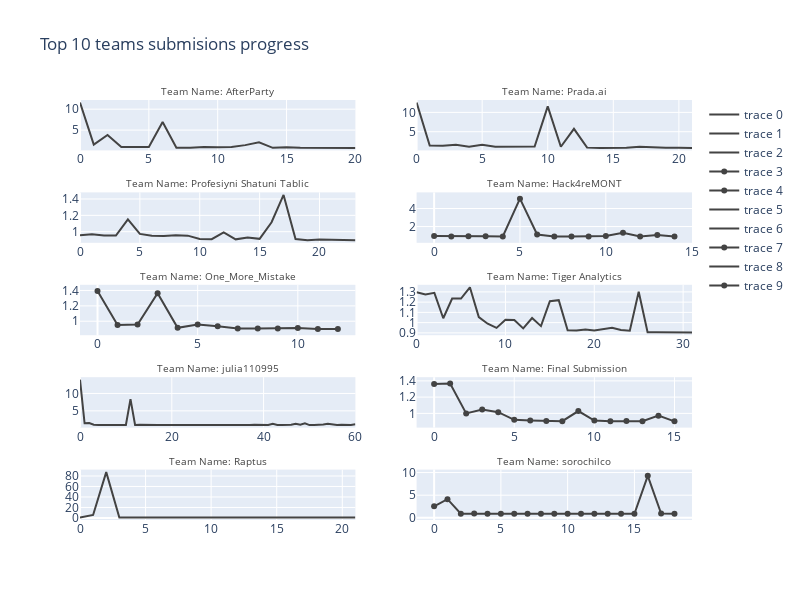

The code cell stored with this chart in its notebook:
### Code cell
fig = make_subplots(
    rows=5, cols=2, 
    subplot_titles=[f"Team Name: {team}" for team in teams]
)

fig.add_trace(
    go.Scatter(y=data[teams[0]], line=dict(color="rgb(67,67,67)")),
    row=1, col=1,
)

fig.add_trace(
    go.Scatter(y=data[teams[1]], line=dict(color="rgb(67,67,67)")),
    row=1, col=2
)

fig.add_trace(
    go.Scatter(y=data[teams[2]], line=dict(color="rgb(67,67,67)")),
    row=2, col=1
)

fig.add_trace(
    go.Scatter(y=data[teams[3]], line=dict(color="rgb(67,67,67)")),
    row=2, col=2
)

fig.add_trace(
    go.Scatter(y=data[teams[4]], line=dict(color="rgb(67,67,67)")),
    row=3, col=1
)

fig.add_trace(
    go.Scatter(y=data[teams[5]], line=dict(color="rgb(67,67,67)")),
    row=3, col=2
)

fig.add_trace(
    go.Scatter(y=data[teams[6]], line=dict(color="rgb(67,67,67)")),
    row=4, col=1
)

fig.add_trace(
    go.Scatter(y=data[teams[7]], line=dict(color="rgb(67,67,67)")),
    row=4, col=2
)


fig.add_trace(
    go.Scatter(y=data[teams[8]], line=dict(color="rgb(67,67,67)")),
    row=5, col=1
)

fig.add_trace(
    go.Scatter(y=data[teams[9]], line=dict(color="rgb(67,67,67)")),
    row=5, col=2
)


fig.update_layout(height=600, width=800, title_text="Top 10 teams submisions progress")

for i in fig['layout']['annotations']:
    i['font'] = dict(size=10,color='rgb(67,67,67)')

fig.show()

### Figure 1 — Plotly figure (JSON) as saved in the notebook; plotly's stock layout.template omitted (floating-point values rounded to 4 significant figures)
{"data": [{"line": {"color": "rgb(67,67,67)"}, "type": "scatter", "xaxis": "x", "y": [11.59, 1.514, 3.84, 0.9527, 0.9808, 0.9386, 6.941, 0.8006, 0.8006, 0.9572, 0.8902, 0.9333, 1.407, 2.068, 0.76, 0.9113, 0.786, 0.7518, 0.7599, 0.7482, 0.7482], "yaxis": "y"}, {"line": {"color": "rgb(67,67,67)"}, "type": "scatter", "xaxis": "x2", "y": [12.55, 1.427, 1.383, 1.603, 1.135, 1.603, 1.103, 1.142, 1.163, 1.172, 11.55, 1.106, 5.75, 0.8792, 0.8138, 0.8492, 0.817, 1.109, 0.8792, 0.8173, 0.8588, 0.8138], "yaxis": "y2"}, {"line": {"color": "rgb(67,67,67)"}, "type": "scatter", "xaxis": "x3", "y": [0.9575, 0.9697, 0.9528, 0.9519, 1.151, 0.9728, 0.9502, 0.9478, 0.9565, 0.9515, 0.9104, 0.9076, 0.9905, 0.9061, 0.9297, 0.9124, 1.116, 1.45, 0.91, 0.8947, 0.9044, 0.8989, 0.8963, 0.8947], "yaxis": "y3"}, {"line": {"color": "rgb(67,67,67)"}, "type": "scatter", "xaxis": "x4", "y": [0.9499, 0.9132, 0.9164, 0.9149, 0.8964, 5.087, 1.117, 0.8964, 0.898, 0.8974, 0.9558, 1.309, 0.8962, 1.059, 0.9081], "yaxis": "y4"}, {"line": {"color": "rgb(67,67,67)"}, "type": "scatter", "xaxis": "x5", "y": [1.392, 0.9496, 0.9562, 1.365, 0.9142, 0.9584, 0.9357, 0.905, 0.9042, 0.9048, 0.9119, 0.8999, 0.8999], "yaxis": "y5"}, {"line": {"color": "rgb(67,67,67)"}, "type": "scatter", "xaxis": "x6", "y": [1.297, 1.275, 1.291, 1.043, 1.236, 1.236, 1.345, 1.054, 0.9894, 0.9485, 1.028, 1.026, 0.9437, 1.045, 0.9658, 1.21, 1.219, 0.9245, 0.9233, 0.9325, 0.9233, 0.9374, 0.9487, 0.9276, 0.9204, 1.301, 0.9061, 0.9061, 0.9041, 0.9018, 0.9057, 0.9036], "yaxis": "y6"}, {"line": {"color": "rgb(67,67,67)"}, "type": "scatter", "xaxis": "x7", "y": [13.96, 1.409, 1.462, 1, 0.9578, 0.9531, 0.9488, 0.9431, 0.9431, 0.9974, 0.9348, 8.397, 0.9413, 0.9661, 1.001, 0.9421, 0.916, 0.9214, 0.9182, 0.9118, 0.9148, 0.9184, 0.9125, 0.9376, 0.9151, 0.9108, 0.9125, 1.003, 0.9332, 0.907, 0.9396, 0.9102, 0.9161, 0.916, 0.9096, 0.9111, 0.9111, 0.9384, 1.003, 0.9475, 0.9502, 0.9572, 1.246, 0.9516, 0.9516, 0.9504, 0.992, 1.292, 1.008, 1.438, 0.9026, 0.902, 0.9063, 1.095, 1.265, 1.069, 0.9559, 0.9847, 0.9478, 0.9237, 1.136], "yaxis": "y7"}, {"line": {"color": "rgb(67,67,67)"}, "type": "scatter", "xaxis": "x8", "y": [1.362, 1.368, 1, 1.047, 1.015, 0.9211, 0.9134, 0.9051, 0.9045, 1.029, 0.9117, 0.9022, 0.9054, 0.9026, 0.9723, 0.9022], "yaxis": "y8"}, {"line": {"color": "rgb(67,67,67)"}, "type": "scatter", "xaxis": "x9", "y": [1, 5.75, 87.34, 0.9789, 0.9791, 1.409, 0.9426, 0.912, 0.9088, 0.9419, 0.9434, 0.9423, 0.9092, 0.9092, 0.9077, 0.9069, 0.9089, 1.978, 0.9062, 0.9216, 0.9062, 0.9055], "yaxis": "y9"}, {"line": {"color": "rgb(67,67,67)"}, "type": "scatter", "xaxis": "x10", "y": [2.542, 4.124, 0.918, 0.9454, 0.9151, 0.9195, 0.9137, 0.9137, 0.916, 0.9256, 0.915, 0.9081, 0.9089, 0.9067, 0.9064, 0.9076, 9.27, 0.9375, 0.9064], "yaxis": "y10"}], "layout": {"annotations": [{"font": {"color": "rgb(67,67,67)", "size": 10}, "showarrow": false, "text": "Team Name: AfterParty", "x": 0.225, "xanchor": "center", "xref": "paper", "y": 1, "yanchor": "bottom", "yref": "paper"}, {"font": {"color": "rgb(67,67,67)", "size": 10}, "showarrow": false, "text": "Team Name: Prada.ai", "x": 0.775, "xanchor": "center", "xref": "paper", "y": 1, "yanchor": "bottom", "yref": "paper"}, {"font": {"color": "rgb(67,67,67)", "size": 10}, "showarrow": false, "text": "Team Name: Profesiyni Shatuni Tablic", "x": 0.225, "xanchor": "center", "xref": "paper", "y": 0.78, "yanchor": "bottom", "yref": "paper"}, {"font": {"color": "rgb(67,67,67)", "size": 10}, "showarrow": false, "text": "Team Name: Hack4reMONT", "x": 0.775, "xanchor": "center", "xref": "paper", "y": 0.78, "yanchor": "bottom", "yref": "paper"}, {"font": {"color": "rgb(67,67,67)", "size": 10}, "showarrow": false, "text": "Team Name: One_More_Mistake", "x": 0.225, "xanchor": "center", "xref": "paper", "y": 0.56, "yanchor": "bottom", "yref": "paper"}, {"font": {"color": "rgb(67,67,67)", "size": 10}, "showarrow": false, "text": "Team Name: Tiger Analytics", "x": 0.775, "xanchor": "center", "xref": "paper", "y": 0.56, "yanchor": "bottom", "yref": "paper"}, {"font": {"color": "rgb(67,67,67)", "size": 10}, "showarrow": false, "text": "Team Name: julia110995", "x": 0.225, "xanchor": "center", "xref": "paper", "y": 0.34, "yanchor": "bottom", "yref": "paper"}, {"font": {"color": "rgb(67,67,67)", "size": 10}, "showarrow": false, "text": "Team Name: Final Submission", "x": 0.775, "xanchor": "center", "xref": "paper", "y": 0.34, "yanchor": "bottom", "yref": "paper"}, {"font": {"color": "rgb(67,67,67)", "size": 10}, "showarrow": false, "text": "Team Name: Raptus", "x": 0.225, "xanchor": "center", "xref": "paper", "y": 0.12, "yanchor": "bottom", "yref": "paper"}, {"font": {"color": "rgb(67,67,67)", "size": 10}, "showarrow": false, "text": "Team Name: sorochilco", "x": 0.775, "xanchor": "center", "xref": "paper", "y": 0.12, "yanchor": "bottom", "yref": "paper"}], "height": 600, "title": {"text": "Top 10 teams submisions progress"}, "width": 800, "xaxis": {"anchor": "y", "domain": [0, 0.45]}, "xaxis10": {"anchor": "y10", "domain": [0.55, 1]}, "xaxis2": {"anchor": "y2", "domain": [0.55, 1]}, "xaxis3": {"anchor": "y3", "domain": [0, 0.45]}, "xaxis4": {"anchor": "y4", "domain": [0.55, 1]}, "xaxis5": {"anchor": "y5", "domain": [0, 0.45]}, "xaxis6": {"anchor": "y6", "domain": [0.55, 1]}, "xaxis7": {"anchor": "y7", "domain": [0, 0.45]}, "xaxis8": {"anchor": "y8", "domain": [0.55, 1]}, "xaxis9": {"anchor": "y9", "domain": [0, 0.45]}, "yaxis": {"anchor": "x", "domain": [0.88, 1]}, "yaxis10": {"anchor": "x10", "domain": [0, 0.12]}, "yaxis2": {"anchor": "x2", "domain": [0.88, 1]}, "yaxis3": {"anchor": "x3", "domain": [0.66, 0.78]}, "yaxis4": {"anchor": "x4", "domain": [0.66, 0.78]}, "yaxis5": {"anchor": "x5", "domain": [0.44, 0.56]}, "yaxis6": {"anchor": "x6", "domain": [0.44, 0.56]}, "yaxis7": {"anchor": "x7", "domain": [0.22, 0.34]}, "yaxis8": {"anchor": "x8", "domain": [0.22, 0.34]}, "yaxis9": {"anchor": "x9", "domain": [0, 0.12]}}}
